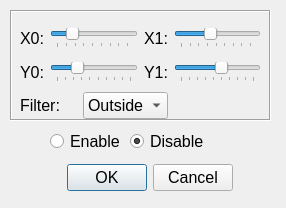
<?xml version="1.0" encoding="UTF-8"?>
<ui version="4.0">
 <class>FilterDialog</class>
 <widget class="QDialog" name="FilterDialog">
  <property name="windowModality">
   <enum>Qt::NonModal</enum>
  </property>
  <property name="geometry">
   <rect>
    <x>0</x>
    <y>0</y>
    <width>286</width>
    <height>208</height>
   </rect>
  </property>
  <property name="sizePolicy">
   <sizepolicy hsizetype="Fixed" vsizetype="Fixed">
    <horstretch>0</horstretch>
    <verstretch>0</verstretch>
   </sizepolicy>
  </property>
  <property name="minimumSize">
   <size>
    <width>286</width>
    <height>208</height>
   </size>
  </property>
  <property name="maximumSize">
   <size>
    <width>286</width>
    <height>208</height>
   </size>
  </property>
  <property name="windowTitle">
   <string>Dialog</string>
  </property>
  <property name="modal">
   <bool>true</bool>
  </property>
  <widget class="QFrame" name="frame">
   <property name="geometry">
    <rect>
     <x>10</x>
     <y>10</y>
     <width>261</width>
     <height>111</height>
    </rect>
   </property>
   <property name="font">
    <font>
     <family>Lucida Grande</family>
    </font>
   </property>
   <property name="frameShape">
    <enum>QFrame::Box</enum>
   </property>
   <property name="frameShadow">
    <enum>QFrame::Sunken</enum>
   </property>
   <widget class="QWidget" name="horizontalLayoutWidget_5">
    <property name="geometry">
     <rect>
      <x>10</x>
      <y>80</y>
      <width>148</width>
      <height>31</height>
     </rect>
    </property>
    <property name="font">
     <font>
      <family>Lucida Grande</family>
     </font>
    </property>
    <layout class="QHBoxLayout" name="horizontalLayout_5">
     <item>
      <widget class="QLabel" name="label_6">
       <property name="enabled">
        <bool>true</bool>
       </property>
       <property name="sizePolicy">
        <sizepolicy hsizetype="Minimum" vsizetype="Minimum">
         <horstretch>0</horstretch>
         <verstretch>0</verstretch>
        </sizepolicy>
       </property>
       <property name="font">
        <font>
         <family>Lucida Grande</family>
         <pointsize>12</pointsize>
        </font>
       </property>
       <property name="text">
        <string>Filter:</string>
       </property>
      </widget>
     </item>
     <item>
      <widget class="QComboBox" name="filterCombo">
       <property name="font">
        <font>
         <family>Lucida Grande</family>
         <pointsize>12</pointsize>
        </font>
       </property>
       <item>
        <property name="text">
         <string>Outside</string>
        </property>
       </item>
       <item>
        <property name="text">
         <string>Inside</string>
        </property>
       </item>
      </widget>
     </item>
    </layout>
   </widget>
  </widget>
  <widget class="QWidget" name="verticalLayoutWidget_2">
   <property name="geometry">
    <rect>
     <x>50</x>
     <y>160</y>
     <width>183</width>
     <height>36</height>
    </rect>
   </property>
   <property name="font">
    <font>
     <family>Lucida Grande</family>
    </font>
   </property>
   <layout class="QVBoxLayout" name="verticalLayout_2">
    <item>
     <widget class="QDialogButtonBox" name="buttonBox">
      <property name="font">
       <font>
        <family>Lucida Grande</family>
        <pointsize>12</pointsize>
       </font>
      </property>
      <property name="orientation">
       <enum>Qt::Horizontal</enum>
      </property>
      <property name="standardButtons">
       <set>QDialogButtonBox::Cancel|QDialogButtonBox::Ok</set>
      </property>
     </widget>
    </item>
   </layout>
  </widget>
  <widget class="QWidget" name="horizontalLayoutWidget_7">
   <property name="geometry">
    <rect>
     <x>20</x>
     <y>20</y>
     <width>241</width>
     <height>70</height>
    </rect>
   </property>
   <property name="font">
    <font>
     <family>Lucida Grande</family>
    </font>
   </property>
   <layout class="QHBoxLayout" name="horizontalLayout_7">
    <item>
     <layout class="QVBoxLayout" name="verticalLayout">
      <item>
       <layout class="QHBoxLayout" name="horizontalLayout">
        <item>
         <widget class="QLabel" name="label_2">
          <property name="font">
           <font>
            <family>Lucida Grande</family>
            <pointsize>12</pointsize>
           </font>
          </property>
          <property name="text">
           <string>X0:</string>
          </property>
         </widget>
        </item>
        <item>
         <widget class="QSlider" name="x0Slider">
          <property name="font">
           <font>
            <family>Lucida Grande</family>
           </font>
          </property>
          <property name="maximum">
           <number>500</number>
          </property>
          <property name="singleStep">
           <number>10</number>
          </property>
          <property name="value">
           <number>100</number>
          </property>
          <property name="sliderPosition">
           <number>100</number>
          </property>
          <property name="orientation">
           <enum>Qt::Horizontal</enum>
          </property>
          <property name="tickPosition">
           <enum>QSlider::TicksBelow</enum>
          </property>
          <property name="tickInterval">
           <number>60</number>
          </property>
         </widget>
        </item>
       </layout>
      </item>
      <item>
       <layout class="QHBoxLayout" name="horizontalLayout_2">
        <item>
         <widget class="QLabel" name="label_3">
          <property name="font">
           <font>
            <family>Lucida Grande</family>
            <pointsize>12</pointsize>
           </font>
          </property>
          <property name="text">
           <string>Y0:</string>
          </property>
         </widget>
        </item>
        <item>
         <widget class="QSlider" name="y0Slider">
          <property name="font">
           <font>
            <family>Lucida Grande</family>
           </font>
          </property>
          <property name="maximum">
           <number>360</number>
          </property>
          <property name="singleStep">
           <number>10</number>
          </property>
          <property name="value">
           <number>100</number>
          </property>
          <property name="sliderPosition">
           <number>100</number>
          </property>
          <property name="orientation">
           <enum>Qt::Horizontal</enum>
          </property>
          <property name="tickPosition">
           <enum>QSlider::TicksBelow</enum>
          </property>
          <property name="tickInterval">
           <number>40</number>
          </property>
         </widget>
        </item>
       </layout>
      </item>
     </layout>
    </item>
    <item>
     <layout class="QVBoxLayout" name="verticalLayout_3">
      <item>
       <layout class="QHBoxLayout" name="horizontalLayout_3">
        <item>
         <widget class="QLabel" name="label_4">
          <property name="font">
           <font>
            <family>Lucida Grande</family>
            <pointsize>12</pointsize>
           </font>
          </property>
          <property name="text">
           <string>X1:</string>
          </property>
         </widget>
        </item>
        <item>
         <widget class="QSlider" name="x1Slider">
          <property name="font">
           <font>
            <family>Lucida Grande</family>
           </font>
          </property>
          <property name="maximum">
           <number>500</number>
          </property>
          <property name="singleStep">
           <number>10</number>
          </property>
          <property name="value">
           <number>200</number>
          </property>
          <property name="orientation">
           <enum>Qt::Horizontal</enum>
          </property>
          <property name="tickPosition">
           <enum>QSlider::TicksBelow</enum>
          </property>
          <property name="tickInterval">
           <number>60</number>
          </property>
         </widget>
        </item>
       </layout>
      </item>
      <item>
       <layout class="QHBoxLayout" name="horizontalLayout_4">
        <item>
         <widget class="QLabel" name="label_5">
          <property name="font">
           <font>
            <family>Lucida Grande</family>
            <pointsize>12</pointsize>
           </font>
          </property>
          <property name="text">
           <string>Y1:</string>
          </property>
         </widget>
        </item>
        <item>
         <widget class="QSlider" name="y1Slider">
          <property name="font">
           <font>
            <family>Lucida Grande</family>
           </font>
          </property>
          <property name="maximum">
           <number>360</number>
          </property>
          <property name="singleStep">
           <number>10</number>
          </property>
          <property name="sliderPosition">
           <number>200</number>
          </property>
          <property name="orientation">
           <enum>Qt::Horizontal</enum>
          </property>
          <property name="tickPosition">
           <enum>QSlider::TicksBelow</enum>
          </property>
          <property name="tickInterval">
           <number>40</number>
          </property>
         </widget>
        </item>
       </layout>
      </item>
     </layout>
    </item>
   </layout>
  </widget>
  <widget class="QRadioButton" name="enableRB">
   <property name="geometry">
    <rect>
     <x>50</x>
     <y>130</y>
     <width>108</width>
     <height>23</height>
    </rect>
   </property>
   <property name="font">
    <font>
     <family>Lucida Grande</family>
     <pointsize>12</pointsize>
    </font>
   </property>
   <property name="text">
    <string>Enable</string>
   </property>
   <attribute name="buttonGroup">
    <string>buttonGroup</string>
   </attribute>
  </widget>
  <widget class="QRadioButton" name="disableRB">
   <property name="geometry">
    <rect>
     <x>130</x>
     <y>130</y>
     <width>108</width>
     <height>23</height>
    </rect>
   </property>
   <property name="font">
    <font>
     <family>Lucida Grande</family>
     <pointsize>12</pointsize>
    </font>
   </property>
   <property name="text">
    <string>Disable</string>
   </property>
   <property name="checked">
    <bool>true</bool>
   </property>
   <attribute name="buttonGroup">
    <string>buttonGroup</string>
   </attribute>
  </widget>
 </widget>
 <resources/>
 <connections>
  <connection>
   <sender>buttonBox</sender>
   <signal>accepted()</signal>
   <receiver>FilterDialog</receiver>
   <slot>accept()</slot>
   <hints>
    <hint type="sourcelabel">
     <x>231</x>
     <y>194</y>
    </hint>
    <hint type="destinationlabel">
     <x>157</x>
     <y>207</y>
    </hint>
   </hints>
  </connection>
  <connection>
   <sender>buttonBox</sender>
   <signal>rejected()</signal>
   <receiver>FilterDialog</receiver>
   <slot>reject()</slot>
   <hints>
    <hint type="sourcelabel">
     <x>231</x>
     <y>194</y>
    </hint>
    <hint type="destinationlabel">
     <x>285</x>
     <y>207</y>
    </hint>
   </hints>
  </connection>
  <connection>
   <sender>x0Slider</sender>
   <signal>sliderMoved(int)</signal>
   <receiver>FilterDialog</receiver>
   <slot>updateX0(int)</slot>
   <hints>
    <hint type="sourcelabel">
     <x>81</x>
     <y>32</y>
    </hint>
    <hint type="destinationlabel">
     <x>29</x>
     <y>148</y>
    </hint>
   </hints>
  </connection>
  <connection>
   <sender>y0Slider</sender>
   <signal>sliderMoved(int)</signal>
   <receiver>FilterDialog</receiver>
   <slot>updateY0(int)</slot>
   <hints>
    <hint type="sourcelabel">
     <x>100</x>
     <y>61</y>
    </hint>
    <hint type="destinationlabel">
     <x>19</x>
     <y>174</y>
    </hint>
   </hints>
  </connection>
  <connection>
   <sender>x1Slider</sender>
   <signal>sliderMoved(int)</signal>
   <receiver>FilterDialog</receiver>
   <slot>updateX1(int)</slot>
   <hints>
    <hint type="sourcelabel">
     <x>193</x>
     <y>31</y>
    </hint>
    <hint type="destinationlabel">
     <x>260</x>
     <y>136</y>
    </hint>
   </hints>
  </connection>
  <connection>
   <sender>y1Slider</sender>
   <signal>sliderMoved(int)</signal>
   <receiver>FilterDialog</receiver>
   <slot>updateY1(int)</slot>
   <hints>
    <hint type="sourcelabel">
     <x>218</x>
     <y>55</y>
    </hint>
    <hint type="destinationlabel">
     <x>262</x>
     <y>179</y>
    </hint>
   </hints>
  </connection>
  <connection>
   <sender>enableRB</sender>
   <signal>toggled(bool)</signal>
   <receiver>FilterDialog</receiver>
   <slot>updateFilterStatus(bool)</slot>
   <hints>
    <hint type="sourcelabel">
     <x>75</x>
     <y>138</y>
    </hint>
    <hint type="destinationlabel">
     <x>39</x>
     <y>136</y>
    </hint>
   </hints>
  </connection>
 </connections>
 <slots>
  <slot>updateX0(int)</slot>
  <slot>updateY0(int)</slot>
  <slot>updateX1(int)</slot>
  <slot>updateY1(int)</slot>
  <slot>updateFilterStatus(bool)</slot>
 </slots>
 <buttongroups>
  <buttongroup name="buttonGroup"/>
 </buttongroups>
</ui>
